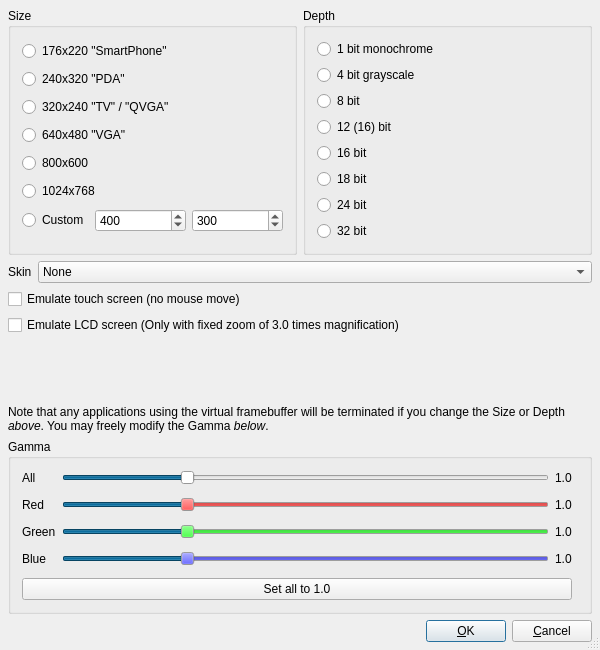
<ui version="4.0" >
 <author></author>
 <comment>*********************************************************************
**
** Copyright (C) 1992-2008 Trolltech ASA. All rights reserved.
**
** This file is part of the tools applications of the Qt Toolkit.
**
** This file may be used under the terms of the GNU General Public
** License versions 2.0 or 3.0 as published by the Free Software
** Foundation and appearing in the files LICENSE.GPL2 and LICENSE.GPL3
** included in the packaging of this file.  Alternatively you may (at
** your option) use any later version of the GNU General Public
** License if such license has been publicly approved by Trolltech ASA
** (or its successors, if any) and the KDE Free Qt Foundation. In
** addition, as a special exception, Trolltech gives you certain
** additional rights. These rights are described in the Trolltech GPL
** Exception version 1.2, which can be found at
** http://www.trolltech.com/products/qt/gplexception/ and in the file
** GPL_EXCEPTION.txt in this package.
**
** Please review the following information to ensure GNU General
** Public Licensing requirements will be met:
** http://trolltech.com/products/qt/licenses/licensing/opensource/. If
** you are unsure which license is appropriate for your use, please
** review the following information:
** http://trolltech.com/products/qt/licenses/licensing/licensingoverview
** or contact the sales department at sales@trolltech.com.
**
** In addition, as a special exception, Trolltech, as the sole
** copyright holder for Qt Designer, grants users of the Qt/Eclipse
** Integration plug-in the right for the Qt/Eclipse Integration to
** link to functionality provided by Qt Designer and its related
** libraries.
**
** This file is provided "AS IS" with NO WARRANTY OF ANY KIND,
** INCLUDING THE WARRANTIES OF DESIGN, MERCHANTABILITY AND FITNESS FOR
** A PARTICULAR PURPOSE. Trolltech reserves all rights not expressly
** granted herein.
**
** This file is provided AS IS with NO WARRANTY OF ANY KIND, INCLUDING THE
** WARRANTY OF DESIGN, MERCHANTABILITY AND FITNESS FOR A PARTICULAR PURPOSE.
**
*********************************************************************</comment>
 <exportmacro></exportmacro>
 <class>Config</class>
 <widget class="QDialog" name="Config" >
  <property name="geometry" >
   <rect>
    <x>0</x>
    <y>0</y>
    <width>600</width>
    <height>650</height>
   </rect>
  </property>
  <property name="windowTitle" >
   <string>Configure</string>
  </property>
  <property name="sizeGripEnabled" >
   <bool>true</bool>
  </property>
  <layout class="QVBoxLayout" >
   <property name="margin" >
    <number>8</number>
   </property>
   <property name="spacing" >
    <number>6</number>
   </property>
   <item>
    <layout class="QHBoxLayout" >
     <property name="margin" >
      <number>0</number>
     </property>
     <property name="spacing" >
      <number>6</number>
     </property>
     <item>
      <widget class="QGroupBox" name="ButtonGroup1" >
       <property name="sizePolicy" >
        <sizepolicy>
         <hsizetype>5</hsizetype>
         <vsizetype>5</vsizetype>
         <horstretch>0</horstretch>
         <verstretch>0</verstretch>
        </sizepolicy>
       </property>
       <property name="title" >
        <string>Size</string>
       </property>
       <layout class="QVBoxLayout" >
        <property name="margin" >
         <number>11</number>
        </property>
        <property name="spacing" >
         <number>6</number>
        </property>
        <item>
         <widget class="QRadioButton" name="size_176_220" >
          <property name="text" >
           <string>176x220 "SmartPhone"</string>
          </property>
         </widget>
        </item>
        <item>
         <widget class="QRadioButton" name="size_240_320" >
          <property name="text" >
           <string>240x320 "PDA"</string>
          </property>
         </widget>
        </item>
        <item>
         <widget class="QRadioButton" name="size_320_240" >
          <property name="text" >
           <string>320x240 "TV" / "QVGA"</string>
          </property>
         </widget>
        </item>
        <item>
         <widget class="QRadioButton" name="size_640_480" >
          <property name="text" >
           <string>640x480 "VGA"</string>
          </property>
         </widget>
        </item>
        <item>
         <widget class="QRadioButton" name="size_800_600" >
          <property name="text" >
           <string>800x600</string>
          </property>
         </widget>
        </item>
        <item>
         <widget class="QRadioButton" name="size_1024_768" >
          <property name="text" >
           <string>1024x768</string>
          </property>
         </widget>
        </item>
        <item>
         <layout class="QHBoxLayout" >
          <property name="margin" >
           <number>0</number>
          </property>
          <property name="spacing" >
           <number>6</number>
          </property>
          <item>
           <widget class="QRadioButton" name="size_custom" >
            <property name="sizePolicy" >
             <sizepolicy>
              <hsizetype>0</hsizetype>
              <vsizetype>0</vsizetype>
              <horstretch>0</horstretch>
              <verstretch>0</verstretch>
             </sizepolicy>
            </property>
            <property name="text" >
             <string>Custom</string>
            </property>
           </widget>
          </item>
          <item>
           <widget class="QSpinBox" name="size_width" >
            <property name="maximum" >
             <number>1280</number>
            </property>
            <property name="minimum" >
             <number>1</number>
            </property>
            <property name="singleStep" >
             <number>16</number>
            </property>
            <property name="value" >
             <number>400</number>
            </property>
           </widget>
          </item>
          <item>
           <widget class="QSpinBox" name="size_height" >
            <property name="maximum" >
             <number>1024</number>
            </property>
            <property name="minimum" >
             <number>1</number>
            </property>
            <property name="singleStep" >
             <number>16</number>
            </property>
            <property name="value" >
             <number>300</number>
            </property>
           </widget>
          </item>
         </layout>
        </item>
       </layout>
      </widget>
     </item>
     <item>
      <widget class="QGroupBox" name="ButtonGroup2" >
       <property name="title" >
        <string>Depth</string>
       </property>
       <layout class="QVBoxLayout" >
        <property name="margin" >
         <number>11</number>
        </property>
        <property name="spacing" >
         <number>6</number>
        </property>
        <item>
         <widget class="QRadioButton" name="depth_1" >
          <property name="text" >
           <string>1 bit monochrome</string>
          </property>
         </widget>
        </item>
        <item>
         <widget class="QRadioButton" name="depth_4gray" >
          <property name="text" >
           <string>4 bit grayscale</string>
          </property>
         </widget>
        </item>
        <item>
         <widget class="QRadioButton" name="depth_8" >
          <property name="text" >
           <string>8 bit</string>
          </property>
         </widget>
        </item>
        <item>
         <widget class="QRadioButton" name="depth_12" >
          <property name="text" >
           <string>12 (16) bit</string>
          </property>
         </widget>
        </item>
        <item>
         <widget class="QRadioButton" name="depth_16" >
          <property name="text" >
           <string>16 bit</string>
          </property>
         </widget>
        </item>
        <item>
         <widget class="QRadioButton" name="depth_18" >
          <property name="text" >
           <string>18 bit</string>
          </property>
         </widget>
        </item>
        <item>
         <widget class="QRadioButton" name="depth_24" >
          <property name="text" >
           <string>24 bit</string>
          </property>
         </widget>
        </item>
        <item>
         <widget class="QRadioButton" name="depth_32" >
          <property name="text" >
           <string>32 bit</string>
          </property>
         </widget>
        </item>
       </layout>
      </widget>
     </item>
    </layout>
   </item>
   <item>
    <layout class="QHBoxLayout" >
     <property name="margin" >
      <number>0</number>
     </property>
     <property name="spacing" >
      <number>6</number>
     </property>
     <item>
      <widget class="QLabel" name="TextLabel1_3" >
       <property name="text" >
        <string>Skin</string>
       </property>
      </widget>
     </item>
     <item>
      <widget class="QComboBox" name="skin" >
       <property name="sizePolicy" >
        <sizepolicy>
         <hsizetype>7</hsizetype>
         <vsizetype>0</vsizetype>
         <horstretch>0</horstretch>
         <verstretch>0</verstretch>
        </sizepolicy>
       </property>
       <item>
        <property name="text" >
         <string>None</string>
        </property>
       </item>
      </widget>
     </item>
    </layout>
   </item>
   <item>
    <widget class="QCheckBox" name="touchScreen" >
     <property name="text" >
      <string>Emulate touch screen (no mouse move)</string>
     </property>
    </widget>
   </item>
   <item>
    <widget class="QCheckBox" name="lcdScreen" >
     <property name="text" >
      <string>Emulate LCD screen (Only with fixed zoom of 3.0 times magnification)</string>
     </property>
    </widget>
   </item>
   <item>
    <spacer>
     <property name="orientation" >
      <enum>Qt::Vertical</enum>
     </property>
     <property name="sizeHint" >
      <size>
       <width>20</width>
       <height>10</height>
      </size>
     </property>
    </spacer>
   </item>
   <item>
    <widget class="QLabel" name="TextLabel1" >
     <property name="sizePolicy" >
      <sizepolicy>
       <hsizetype>5</hsizetype>
       <vsizetype>5</vsizetype>
       <horstretch>0</horstretch>
       <verstretch>0</verstretch>
      </sizepolicy>
     </property>
     <property name="text" >
      <string>&lt;p>Note that any applications using the virtual framebuffer will be terminated if you change the Size or Depth &lt;i>above&lt;/i>. You may freely modify the Gamma &lt;i>below&lt;/i>.</string>
     </property>
     <property name="wordWrap" >
      <bool>true</bool>
     </property>
    </widget>
   </item>
   <item>
    <widget class="QGroupBox" name="GroupBox1" >
     <property name="title" >
      <string>Gamma</string>
     </property>
     <layout class="QGridLayout" >
      <property name="margin" >
       <number>11</number>
      </property>
      <property name="spacing" >
       <number>6</number>
      </property>
      <item row="6" column="0" >
       <widget class="QLabel" name="TextLabel3" >
        <property name="text" >
         <string>Blue</string>
        </property>
       </widget>
      </item>
      <item row="6" column="1" >
       <widget class="QSlider" name="bslider" >
        <property name="palette" >
         <palette>
          <active>
           <color>
            <red>128</red>
            <green>128</green>
            <blue>128</blue>
           </color>
           <color>
            <red>0</red>
            <green>0</green>
            <blue>255</blue>
           </color>
           <color>
            <red>127</red>
            <green>127</green>
            <blue>255</blue>
           </color>
           <color>
            <red>38</red>
            <green>38</green>
            <blue>255</blue>
           </color>
           <color>
            <red>0</red>
            <green>0</green>
            <blue>127</blue>
           </color>
           <color>
            <red>0</red>
            <green>0</green>
            <blue>170</blue>
           </color>
           <color>
            <red>0</red>
            <green>0</green>
            <blue>0</blue>
           </color>
           <color>
            <red>255</red>
            <green>255</green>
            <blue>255</blue>
           </color>
           <color>
            <red>128</red>
            <green>128</green>
            <blue>128</blue>
           </color>
           <color>
            <red>255</red>
            <green>255</green>
            <blue>255</blue>
           </color>
           <color>
            <red>220</red>
            <green>220</green>
            <blue>220</blue>
           </color>
           <color>
            <red>0</red>
            <green>0</green>
            <blue>0</blue>
           </color>
           <color>
            <red>10</red>
            <green>95</green>
            <blue>137</blue>
           </color>
           <color>
            <red>255</red>
            <green>255</green>
            <blue>255</blue>
           </color>
           <color>
            <red>0</red>
            <green>0</green>
            <blue>0</blue>
           </color>
           <color>
            <red>0</red>
            <green>0</green>
            <blue>0</blue>
           </color>
           <color>
            <red>232</red>
            <green>232</green>
            <blue>232</blue>
           </color>
          </active>
          <inactive>
           <color>
            <red>128</red>
            <green>128</green>
            <blue>128</blue>
           </color>
           <color>
            <red>0</red>
            <green>0</green>
            <blue>255</blue>
           </color>
           <color>
            <red>127</red>
            <green>127</green>
            <blue>255</blue>
           </color>
           <color>
            <red>38</red>
            <green>38</green>
            <blue>255</blue>
           </color>
           <color>
            <red>0</red>
            <green>0</green>
            <blue>127</blue>
           </color>
           <color>
            <red>0</red>
            <green>0</green>
            <blue>170</blue>
           </color>
           <color>
            <red>0</red>
            <green>0</green>
            <blue>0</blue>
           </color>
           <color>
            <red>255</red>
            <green>255</green>
            <blue>255</blue>
           </color>
           <color>
            <red>128</red>
            <green>128</green>
            <blue>128</blue>
           </color>
           <color>
            <red>255</red>
            <green>255</green>
            <blue>255</blue>
           </color>
           <color>
            <red>220</red>
            <green>220</green>
            <blue>220</blue>
           </color>
           <color>
            <red>0</red>
            <green>0</green>
            <blue>0</blue>
           </color>
           <color>
            <red>10</red>
            <green>95</green>
            <blue>137</blue>
           </color>
           <color>
            <red>255</red>
            <green>255</green>
            <blue>255</blue>
           </color>
           <color>
            <red>0</red>
            <green>0</green>
            <blue>0</blue>
           </color>
           <color>
            <red>0</red>
            <green>0</green>
            <blue>0</blue>
           </color>
           <color>
            <red>232</red>
            <green>232</green>
            <blue>232</blue>
           </color>
          </inactive>
          <disabled>
           <color>
            <red>128</red>
            <green>128</green>
            <blue>128</blue>
           </color>
           <color>
            <red>0</red>
            <green>0</green>
            <blue>255</blue>
           </color>
           <color>
            <red>127</red>
            <green>127</green>
            <blue>255</blue>
           </color>
           <color>
            <red>38</red>
            <green>38</green>
            <blue>255</blue>
           </color>
           <color>
            <red>0</red>
            <green>0</green>
            <blue>127</blue>
           </color>
           <color>
            <red>0</red>
            <green>0</green>
            <blue>170</blue>
           </color>
           <color>
            <red>0</red>
            <green>0</green>
            <blue>0</blue>
           </color>
           <color>
            <red>255</red>
            <green>255</green>
            <blue>255</blue>
           </color>
           <color>
            <red>128</red>
            <green>128</green>
            <blue>128</blue>
           </color>
           <color>
            <red>255</red>
            <green>255</green>
            <blue>255</blue>
           </color>
           <color>
            <red>220</red>
            <green>220</green>
            <blue>220</blue>
           </color>
           <color>
            <red>0</red>
            <green>0</green>
            <blue>0</blue>
           </color>
           <color>
            <red>10</red>
            <green>95</green>
            <blue>137</blue>
           </color>
           <color>
            <red>255</red>
            <green>255</green>
            <blue>255</blue>
           </color>
           <color>
            <red>0</red>
            <green>0</green>
            <blue>0</blue>
           </color>
           <color>
            <red>0</red>
            <green>0</green>
            <blue>0</blue>
           </color>
           <color>
            <red>232</red>
            <green>232</green>
            <blue>232</blue>
           </color>
          </disabled>
         </palette>
        </property>
        <property name="maximum" >
         <number>400</number>
        </property>
        <property name="value" >
         <number>100</number>
        </property>
        <property name="orientation" >
         <enum>Qt::Horizontal</enum>
        </property>
       </widget>
      </item>
      <item row="6" column="2" >
       <widget class="QLabel" name="blabel" >
        <property name="text" >
         <string>1.0</string>
        </property>
       </widget>
      </item>
      <item row="4" column="0" >
       <widget class="QLabel" name="TextLabel2" >
        <property name="text" >
         <string>Green</string>
        </property>
       </widget>
      </item>
      <item row="4" column="1" >
       <widget class="QSlider" name="gslider" >
        <property name="palette" >
         <palette>
          <active>
           <color>
            <red>128</red>
            <green>128</green>
            <blue>128</blue>
           </color>
           <color>
            <red>0</red>
            <green>255</green>
            <blue>0</blue>
           </color>
           <color>
            <red>127</red>
            <green>255</green>
            <blue>127</blue>
           </color>
           <color>
            <red>38</red>
            <green>255</green>
            <blue>38</blue>
           </color>
           <color>
            <red>0</red>
            <green>127</green>
            <blue>0</blue>
           </color>
           <color>
            <red>0</red>
            <green>170</green>
            <blue>0</blue>
           </color>
           <color>
            <red>0</red>
            <green>0</green>
            <blue>0</blue>
           </color>
           <color>
            <red>255</red>
            <green>255</green>
            <blue>255</blue>
           </color>
           <color>
            <red>128</red>
            <green>128</green>
            <blue>128</blue>
           </color>
           <color>
            <red>255</red>
            <green>255</green>
            <blue>255</blue>
           </color>
           <color>
            <red>220</red>
            <green>220</green>
            <blue>220</blue>
           </color>
           <color>
            <red>0</red>
            <green>0</green>
            <blue>0</blue>
           </color>
           <color>
            <red>10</red>
            <green>95</green>
            <blue>137</blue>
           </color>
           <color>
            <red>255</red>
            <green>255</green>
            <blue>255</blue>
           </color>
           <color>
            <red>0</red>
            <green>0</green>
            <blue>0</blue>
           </color>
           <color>
            <red>0</red>
            <green>0</green>
            <blue>0</blue>
           </color>
           <color>
            <red>232</red>
            <green>232</green>
            <blue>232</blue>
           </color>
          </active>
          <inactive>
           <color>
            <red>128</red>
            <green>128</green>
            <blue>128</blue>
           </color>
           <color>
            <red>0</red>
            <green>255</green>
            <blue>0</blue>
           </color>
           <color>
            <red>127</red>
            <green>255</green>
            <blue>127</blue>
           </color>
           <color>
            <red>38</red>
            <green>255</green>
            <blue>38</blue>
           </color>
           <color>
            <red>0</red>
            <green>127</green>
            <blue>0</blue>
           </color>
           <color>
            <red>0</red>
            <green>170</green>
            <blue>0</blue>
           </color>
           <color>
            <red>0</red>
            <green>0</green>
            <blue>0</blue>
           </color>
           <color>
            <red>255</red>
            <green>255</green>
            <blue>255</blue>
           </color>
           <color>
            <red>128</red>
            <green>128</green>
            <blue>128</blue>
           </color>
           <color>
            <red>255</red>
            <green>255</green>
            <blue>255</blue>
           </color>
           <color>
            <red>220</red>
            <green>220</green>
            <blue>220</blue>
           </color>
           <color>
            <red>0</red>
            <green>0</green>
            <blue>0</blue>
           </color>
           <color>
            <red>10</red>
            <green>95</green>
            <blue>137</blue>
           </color>
           <color>
            <red>255</red>
            <green>255</green>
            <blue>255</blue>
           </color>
           <color>
            <red>0</red>
            <green>0</green>
            <blue>0</blue>
           </color>
           <color>
            <red>0</red>
            <green>0</green>
            <blue>0</blue>
           </color>
           <color>
            <red>232</red>
            <green>232</green>
            <blue>232</blue>
           </color>
          </inactive>
          <disabled>
           <color>
            <red>128</red>
            <green>128</green>
            <blue>128</blue>
           </color>
           <color>
            <red>0</red>
            <green>255</green>
            <blue>0</blue>
           </color>
           <color>
            <red>127</red>
            <green>255</green>
            <blue>127</blue>
           </color>
           <color>
            <red>38</red>
            <green>255</green>
            <blue>38</blue>
           </color>
           <color>
            <red>0</red>
            <green>127</green>
            <blue>0</blue>
           </color>
           <color>
            <red>0</red>
            <green>170</green>
            <blue>0</blue>
           </color>
           <color>
            <red>0</red>
            <green>0</green>
            <blue>0</blue>
           </color>
           <color>
            <red>255</red>
            <green>255</green>
            <blue>255</blue>
           </color>
           <color>
            <red>128</red>
            <green>128</green>
            <blue>128</blue>
           </color>
           <color>
            <red>255</red>
            <green>255</green>
            <blue>255</blue>
           </color>
           <color>
            <red>220</red>
            <green>220</green>
            <blue>220</blue>
           </color>
           <color>
            <red>0</red>
            <green>0</green>
            <blue>0</blue>
           </color>
           <color>
            <red>10</red>
            <green>95</green>
            <blue>137</blue>
           </color>
           <color>
            <red>255</red>
            <green>255</green>
            <blue>255</blue>
           </color>
           <color>
            <red>0</red>
            <green>0</green>
            <blue>0</blue>
           </color>
           <color>
            <red>0</red>
            <green>0</green>
            <blue>0</blue>
           </color>
           <color>
            <red>232</red>
            <green>232</green>
            <blue>232</blue>
           </color>
          </disabled>
         </palette>
        </property>
        <property name="maximum" >
         <number>400</number>
        </property>
        <property name="value" >
         <number>100</number>
        </property>
        <property name="orientation" >
         <enum>Qt::Horizontal</enum>
        </property>
       </widget>
      </item>
      <item row="4" column="2" >
       <widget class="QLabel" name="glabel" >
        <property name="text" >
         <string>1.0</string>
        </property>
       </widget>
      </item>
      <item row="0" column="0" >
       <widget class="QLabel" name="TextLabel7" >
        <property name="text" >
         <string>All</string>
        </property>
       </widget>
      </item>
      <item row="0" column="2" >
       <widget class="QLabel" name="TextLabel8" >
        <property name="text" >
         <string>1.0</string>
        </property>
       </widget>
      </item>
      <item row="0" column="1" >
       <widget class="QSlider" name="gammaslider" >
        <property name="palette" >
         <palette>
          <active>
           <color>
            <red>128</red>
            <green>128</green>
            <blue>128</blue>
           </color>
           <color>
            <red>255</red>
            <green>255</green>
            <blue>255</blue>
           </color>
           <color>
            <red>255</red>
            <green>255</green>
            <blue>255</blue>
           </color>
           <color>
            <red>255</red>
            <green>255</green>
            <blue>255</blue>
           </color>
           <color>
            <red>127</red>
            <green>127</green>
            <blue>127</blue>
           </color>
           <color>
            <red>170</red>
            <green>170</green>
            <blue>170</blue>
           </color>
           <color>
            <red>0</red>
            <green>0</green>
            <blue>0</blue>
           </color>
           <color>
            <red>255</red>
            <green>255</green>
            <blue>255</blue>
           </color>
           <color>
            <red>128</red>
            <green>128</green>
            <blue>128</blue>
           </color>
           <color>
            <red>255</red>
            <green>255</green>
            <blue>255</blue>
           </color>
           <color>
            <red>220</red>
            <green>220</green>
            <blue>220</blue>
           </color>
           <color>
            <red>0</red>
            <green>0</green>
            <blue>0</blue>
           </color>
           <color>
            <red>10</red>
            <green>95</green>
            <blue>137</blue>
           </color>
           <color>
            <red>255</red>
            <green>255</green>
            <blue>255</blue>
           </color>
           <color>
            <red>0</red>
            <green>0</green>
            <blue>0</blue>
           </color>
           <color>
            <red>0</red>
            <green>0</green>
            <blue>0</blue>
           </color>
           <color>
            <red>232</red>
            <green>232</green>
            <blue>232</blue>
           </color>
          </active>
          <inactive>
           <color>
            <red>128</red>
            <green>128</green>
            <blue>128</blue>
           </color>
           <color>
            <red>255</red>
            <green>255</green>
            <blue>255</blue>
           </color>
           <color>
            <red>255</red>
            <green>255</green>
            <blue>255</blue>
           </color>
           <color>
            <red>255</red>
            <green>255</green>
            <blue>255</blue>
           </color>
           <color>
            <red>127</red>
            <green>127</green>
            <blue>127</blue>
           </color>
           <color>
            <red>170</red>
            <green>170</green>
            <blue>170</blue>
           </color>
           <color>
            <red>0</red>
            <green>0</green>
            <blue>0</blue>
           </color>
           <color>
            <red>255</red>
            <green>255</green>
            <blue>255</blue>
           </color>
           <color>
            <red>128</red>
            <green>128</green>
            <blue>128</blue>
           </color>
           <color>
            <red>255</red>
            <green>255</green>
            <blue>255</blue>
           </color>
           <color>
            <red>220</red>
            <green>220</green>
            <blue>220</blue>
           </color>
           <color>
            <red>0</red>
            <green>0</green>
            <blue>0</blue>
           </color>
           <color>
            <red>10</red>
            <green>95</green>
            <blue>137</blue>
           </color>
           <color>
            <red>255</red>
            <green>255</green>
            <blue>255</blue>
           </color>
           <color>
            <red>0</red>
            <green>0</green>
            <blue>0</blue>
           </color>
           <color>
            <red>0</red>
            <green>0</green>
            <blue>0</blue>
           </color>
           <color>
            <red>232</red>
            <green>232</green>
            <blue>232</blue>
           </color>
          </inactive>
          <disabled>
           <color>
            <red>128</red>
            <green>128</green>
            <blue>128</blue>
           </color>
           <color>
            <red>255</red>
            <green>255</green>
            <blue>255</blue>
           </color>
           <color>
            <red>255</red>
            <green>255</green>
            <blue>255</blue>
           </color>
           <color>
            <red>255</red>
            <green>255</green>
            <blue>255</blue>
           </color>
           <color>
            <red>127</red>
            <green>127</green>
            <blue>127</blue>
           </color>
           <color>
            <red>170</red>
            <green>170</green>
            <blue>170</blue>
           </color>
           <color>
            <red>0</red>
            <green>0</green>
            <blue>0</blue>
           </color>
           <color>
            <red>255</red>
            <green>255</green>
            <blue>255</blue>
           </color>
           <color>
            <red>128</red>
            <green>128</green>
            <blue>128</blue>
           </color>
           <color>
            <red>255</red>
            <green>255</green>
            <blue>255</blue>
           </color>
           <color>
            <red>220</red>
            <green>220</green>
            <blue>220</blue>
           </color>
           <color>
            <red>0</red>
            <green>0</green>
            <blue>0</blue>
           </color>
           <color>
            <red>10</red>
            <green>95</green>
            <blue>137</blue>
           </color>
           <color>
            <red>255</red>
            <green>255</green>
            <blue>255</blue>
           </color>
           <color>
            <red>0</red>
            <green>0</green>
            <blue>0</blue>
           </color>
           <color>
            <red>0</red>
            <green>0</green>
            <blue>0</blue>
           </color>
           <color>
            <red>232</red>
            <green>232</green>
            <blue>232</blue>
           </color>
          </disabled>
         </palette>
        </property>
        <property name="maximum" >
         <number>400</number>
        </property>
        <property name="value" >
         <number>100</number>
        </property>
        <property name="orientation" >
         <enum>Qt::Horizontal</enum>
        </property>
       </widget>
      </item>
      <item row="2" column="0" >
       <widget class="QLabel" name="TextLabel1_2" >
        <property name="text" >
         <string>Red</string>
        </property>
       </widget>
      </item>
      <item row="2" column="2" >
       <widget class="QLabel" name="rlabel" >
        <property name="text" >
         <string>1.0</string>
        </property>
       </widget>
      </item>
      <item row="2" column="1" >
       <widget class="QSlider" name="rslider" >
        <property name="palette" >
         <palette>
          <active>
           <color>
            <red>128</red>
            <green>128</green>
            <blue>128</blue>
           </color>
           <color>
            <red>255</red>
            <green>0</green>
            <blue>0</blue>
           </color>
           <color>
            <red>255</red>
            <green>127</green>
            <blue>127</blue>
           </color>
           <color>
            <red>255</red>
            <green>38</green>
            <blue>38</blue>
           </color>
           <color>
            <red>127</red>
            <green>0</green>
            <blue>0</blue>
           </color>
           <color>
            <red>170</red>
            <green>0</green>
            <blue>0</blue>
           </color>
           <color>
            <red>0</red>
            <green>0</green>
            <blue>0</blue>
           </color>
           <color>
            <red>255</red>
            <green>255</green>
            <blue>255</blue>
           </color>
           <color>
            <red>128</red>
            <green>128</green>
            <blue>128</blue>
           </color>
           <color>
            <red>255</red>
            <green>255</green>
            <blue>255</blue>
           </color>
           <color>
            <red>220</red>
            <green>220</green>
            <blue>220</blue>
           </color>
           <color>
            <red>0</red>
            <green>0</green>
            <blue>0</blue>
           </color>
           <color>
            <red>10</red>
            <green>95</green>
            <blue>137</blue>
           </color>
           <color>
            <red>255</red>
            <green>255</green>
            <blue>255</blue>
           </color>
           <color>
            <red>0</red>
            <green>0</green>
            <blue>0</blue>
           </color>
           <color>
            <red>0</red>
            <green>0</green>
            <blue>0</blue>
           </color>
           <color>
            <red>232</red>
            <green>232</green>
            <blue>232</blue>
           </color>
          </active>
          <inactive>
           <color>
            <red>128</red>
            <green>128</green>
            <blue>128</blue>
           </color>
           <color>
            <red>255</red>
            <green>0</green>
            <blue>0</blue>
           </color>
           <color>
            <red>255</red>
            <green>127</green>
            <blue>127</blue>
           </color>
           <color>
            <red>255</red>
            <green>38</green>
            <blue>38</blue>
           </color>
           <color>
            <red>127</red>
            <green>0</green>
            <blue>0</blue>
           </color>
           <color>
            <red>170</red>
            <green>0</green>
            <blue>0</blue>
           </color>
           <color>
            <red>0</red>
            <green>0</green>
            <blue>0</blue>
           </color>
           <color>
            <red>255</red>
            <green>255</green>
            <blue>255</blue>
           </color>
           <color>
            <red>128</red>
            <green>128</green>
            <blue>128</blue>
           </color>
           <color>
            <red>255</red>
            <green>255</green>
            <blue>255</blue>
           </color>
           <color>
            <red>220</red>
            <green>220</green>
            <blue>220</blue>
           </color>
           <color>
            <red>0</red>
            <green>0</green>
            <blue>0</blue>
           </color>
           <color>
            <red>10</red>
            <green>95</green>
            <blue>137</blue>
           </color>
           <color>
            <red>255</red>
            <green>255</green>
            <blue>255</blue>
           </color>
           <color>
            <red>0</red>
            <green>0</green>
            <blue>0</blue>
           </color>
           <color>
            <red>0</red>
            <green>0</green>
            <blue>0</blue>
           </color>
           <color>
            <red>232</red>
            <green>232</green>
            <blue>232</blue>
           </color>
          </inactive>
          <disabled>
           <color>
            <red>128</red>
            <green>128</green>
            <blue>128</blue>
           </color>
           <color>
            <red>255</red>
            <green>0</green>
            <blue>0</blue>
           </color>
           <color>
            <red>255</red>
            <green>127</green>
            <blue>127</blue>
           </color>
           <color>
            <red>255</red>
            <green>38</green>
            <blue>38</blue>
           </color>
           <color>
            <red>127</red>
            <green>0</green>
            <blue>0</blue>
           </color>
           <color>
            <red>170</red>
            <green>0</green>
            <blue>0</blue>
           </color>
           <color>
            <red>0</red>
            <green>0</green>
            <blue>0</blue>
           </color>
           <color>
            <red>255</red>
            <green>255</green>
            <blue>255</blue>
           </color>
           <color>
            <red>128</red>
            <green>128</green>
            <blue>128</blue>
           </color>
           <color>
            <red>255</red>
            <green>255</green>
            <blue>255</blue>
           </color>
           <color>
            <red>220</red>
            <green>220</green>
            <blue>220</blue>
           </color>
           <color>
            <red>0</red>
            <green>0</green>
            <blue>0</blue>
           </color>
           <color>
            <red>10</red>
            <green>95</green>
            <blue>137</blue>
           </color>
           <color>
            <red>255</red>
            <green>255</green>
            <blue>255</blue>
           </color>
           <color>
            <red>0</red>
            <green>0</green>
            <blue>0</blue>
           </color>
           <color>
            <red>0</red>
            <green>0</green>
            <blue>0</blue>
           </color>
           <color>
            <red>232</red>
            <green>232</green>
            <blue>232</blue>
           </color>
          </disabled>
         </palette>
        </property>
        <property name="maximum" >
         <number>400</number>
        </property>
        <property name="value" >
         <number>100</number>
        </property>
        <property name="orientation" >
         <enum>Qt::Horizontal</enum>
        </property>
       </widget>
      </item>
      <item row="8" column="0" colspan="3" >
       <widget class="QPushButton" name="PushButton3" >
        <property name="text" >
         <string>Set all to 1.0</string>
        </property>
       </widget>
      </item>
      <item rowspan="9" row="0" column="3" >
       <widget class="GammaView" name="MyCustomWidget1" />
      </item>
     </layout>
    </widget>
   </item>
   <item>
    <layout class="QHBoxLayout" >
     <property name="margin" >
      <number>0</number>
     </property>
     <property name="spacing" >
      <number>6</number>
     </property>
     <item>
      <spacer>
       <property name="orientation" >
        <enum>Qt::Horizontal</enum>
       </property>
       <property name="sizeHint" >
        <size>
         <width>40</width>
         <height>20</height>
        </size>
       </property>
      </spacer>
     </item>
     <item>
      <widget class="QPushButton" name="buttonOk" >
       <property name="text" >
        <string>&amp;OK</string>
       </property>
       <property name="autoDefault" >
        <bool>true</bool>
       </property>
       <property name="default" >
        <bool>true</bool>
       </property>
      </widget>
     </item>
     <item>
      <widget class="QPushButton" name="buttonCancel" >
       <property name="text" >
        <string>&amp;Cancel</string>
       </property>
       <property name="autoDefault" >
        <bool>true</bool>
       </property>
      </widget>
     </item>
    </layout>
   </item>
  </layout>
 </widget>
 <layoutdefault spacing="6" margin="11" />
 <pixmapfunction></pixmapfunction>
 <customwidgets>
  <customwidget>
   <class>GammaView</class>
   <extends></extends>
   <header>gammaview.h</header>
   <container>0</container>
   <pixmap></pixmap>
  </customwidget>
 </customwidgets>
 <resources/>
 <connections>
  <connection>
   <sender>size_width</sender>
   <signal>valueChanged(int)</signal>
   <receiver>size_custom</receiver>
   <slot>click()</slot>
   <hints>
    <hint type="sourcelabel" >
     <x>152</x>
     <y>193</y>
    </hint>
    <hint type="destinationlabel" >
     <x>94</x>
     <y>199</y>
    </hint>
   </hints>
  </connection>
  <connection>
   <sender>size_height</sender>
   <signal>valueChanged(int)</signal>
   <receiver>size_custom</receiver>
   <slot>click()</slot>
   <hints>
    <hint type="sourcelabel" >
     <x>259</x>
     <y>196</y>
    </hint>
    <hint type="destinationlabel" >
     <x>64</x>
     <y>188</y>
    </hint>
   </hints>
  </connection>
 </connections>
</ui>
